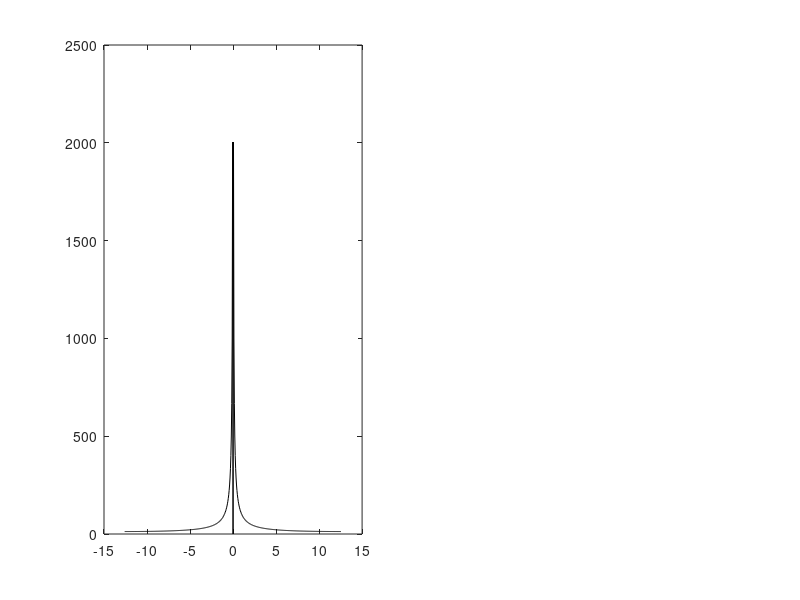

This chart was generated by the following MATLAB code:
clc;    
close all;  
clear;  
workspace;  
format long g;
format compact;
fontSize = 24;

%%
x = linspace(-4*pi, 4*pi, 500);
subplot(1,2,1)
plot(x,1/2 + square(x)/2, "Color",[0,0,0])
%%
ft = fftshift(fft(x));
%subplot(1,2,2)
plot(x-0.025,abs(ft), "Color", [0,0,0])